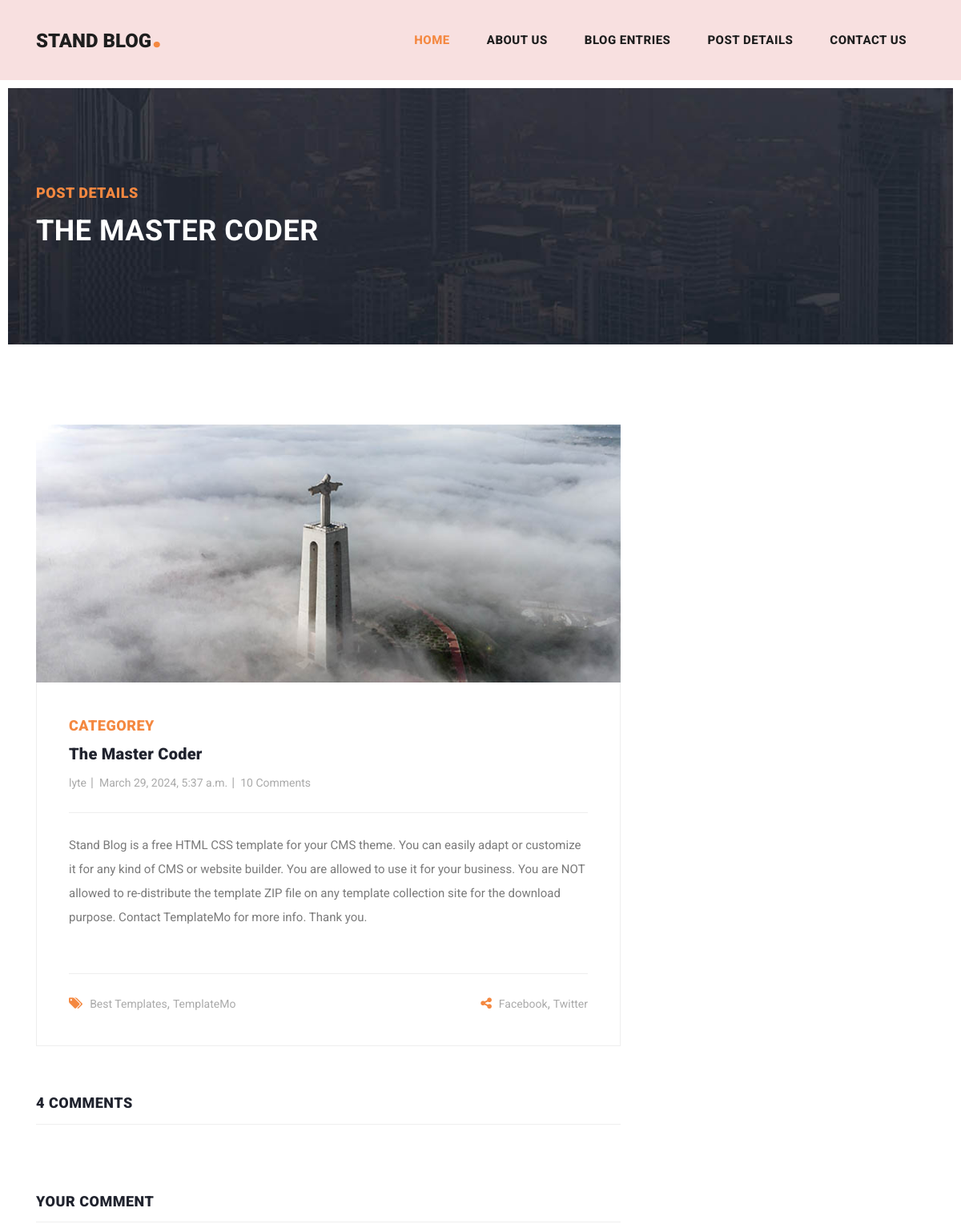
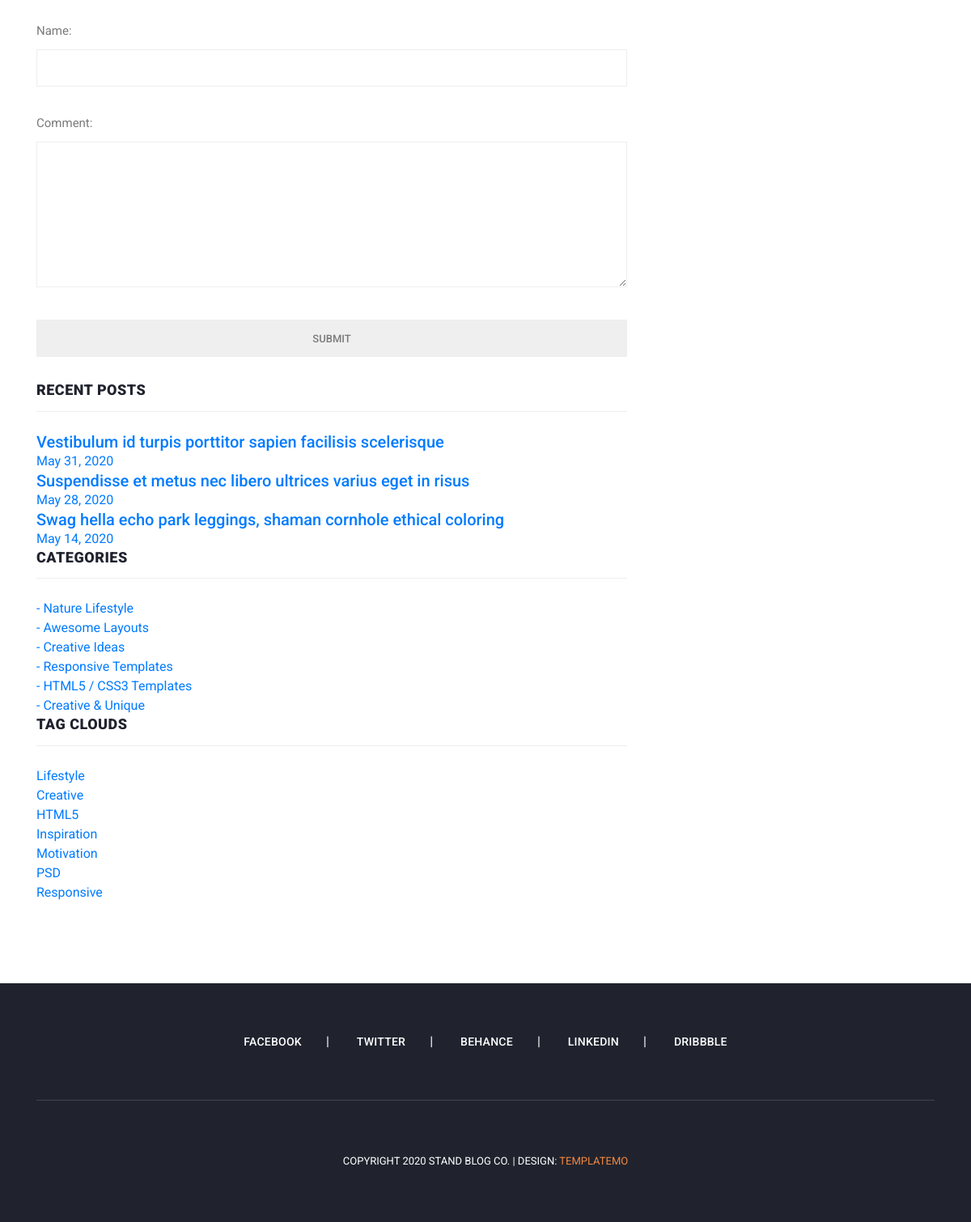
Page /blog/2/2024/3/29/the-master-coder/ on the committed database (2 pictures, top to bottom).
### blog/models.py (models this page shows, shortened)
class Post(models.Model):
    title = models.CharField(max_length=200)
    slug = models.SlugField(max_length=255,default="", unique_for_date='created')
    content = models.TextField()
    author = models.ForeignKey(User, on_delete=models.CASCADE,
                               related_name='posts')
    updated = models.DateField(auto_now=True)
    created = models.DateTimeField(default=timezone.now)
    class Meta:
      ordering = ['-created']
      indexes =[
         models.Index(fields=['created'])
      ]

### blog/views.py (the view)
# urls.py: path('<int:id>/<int:year>/<int:month>/<int:day>/<slug:posts>/', post_details, name='post_details'),
def post_details(request,id,posts,year,month,day):
    posts = get_object_or_404(Post, id=id,slug=posts,created__year=year,
                              created__month=month,
                              created__day=day)
    comments = posts.comments.all()
    new_comment = None
    if request.method == 'POST':
        comment_form = CommentForm(data=request.POST)
        if comment_form.is_valid():
            new_comment = comment_form.save(commit=False)
            new_comment.post = posts
            new_comment.save()
    comment_form = CommentForm()
    return render(request, 'post/post_details.html', {'posts':posts,
                                                      'comments':comments,
                                                      'new_comment':new_comment,
                                                      'comment_form':comment_form})

### blog/forms.py
class CommentForm(ModelForm):
    class Meta:
        model = Comment
        fields = ['name', 'comment']

### blog/templates/post/post_details.html (shortened to what this page needs)
{% extends 'blog/index.html' %}
{% load static %}
{% block content %}
    <div class="heading-page header-text">
        <section class="page-heading">
          <div class="container">
            <div class="row">
              <div class="col-lg-12">
                <div class="text-content">
                  <h4>Post Details</h4>
                  <h2>{{ posts.title }}</h2>
                </div>
              </div>
            </div>
          </div>
        </section>
      </div>
      <section class="blog-posts grid-system">
        <div class="container">
          <div class="row">
            <div class="col-lg-8">
              <div class="all-blog-posts">
                <div class="row">
                  <div class="col-lg-12">
                    <div class="blog-post">
                      <div class="blog-thumb">
                        <img src="assets/images/blog-post-02.jpg" alt="">
                      </div>
                      <div class="down-content">
                        <span>Categorey</span>
                        <a href="#"><h4>{{ posts.title }}</h4></a>
                        <ul class="post-info">
                          <li><a href="#">{{ posts.author }}</a></li>
                          <li><a href="#">{{ posts.created }}</a></li>
                          <li><a href="#">10 Comments</a></li>
                        </ul>
                        <p>
                            {{ posts.content }}
                        <br><br></p>
                        <div class="post-options">
                          <div class="row">
                            <div class="col-6">
                              <ul class="post-tags">
                                <li><i class="fa fa-tags"></i></li>
                                <li><a href="#">Best Templates</a>,</li>
                                <li><a href="#">TemplateMo</a></li>
                              </ul>
                            </div>
                            <div class="col-6">
                              <ul class="post-share">
                                <li><i class="fa fa-share-alt"></i></li>
                                <li><a href="#">Facebook</a>,</li>
                                <li><a href="#"> Twitter</a></li>
                              </ul>
                            </div>
                          </div>
                        </div>
                      </div>
                    </div>
                  </div>
                  <div class="col-lg-12">
                    <div class="sidebar-item comments">
                      <div class="sidebar-heading">
                        <h2>4 comments</h2>
                      </div>
                    </div>
                  </div>
                  <div class="col-lg-12">
                    <div class="sidebar-item submit-comment">
                      <div class="sidebar-heading">
                        <h2>Your comment</h2>
                      </div>
                      <form action="" method="post">
                        {{ comment_form.as_p }}
                        <input type="submit" value="Submit">
                    </div>
                  </div>
                  <div class="col-lg-12">
                    <div class="sidebar-item recent-posts">
                      <div class="sidebar-heading">
                        <h2>Recent Posts</h2>
                      </div>
                      <div class="content">
                        <ul>
                          <li><a href="post-details.html">
                            <h5>Vestibulum id turpis porttitor sapien facilisis scelerisque</h5>
                            <span>May 31, 2020</span>
                          </a></li>
                          <li><a href="post-details.html">
                            <h5>Suspendisse et metus nec libero ultrices varius eget in risus</h5>
                            <span>May 28, 2020</span>
                          </a></li>
                          <li><a href="post-details.html">
                            <h5>Swag hella echo park leggings, shaman cornhole ethical coloring</h5>
                            <span>May 14, 2020</span>
                          </a></li>
                        </ul>
                      </div>
                    </div>
                  </div>
                  <div class="col-lg-12">
                    <div class="sidebar-item categories">
                      <div class="sidebar-heading">
                        <h2>Categories</h2>
                      </div>
                      <div class="content">
                        <ul>
                          <li><a href="#">- Nature Lifestyle</a></li>
                          <li><a href="#">- Awesome Layouts</a></li>
                          <li><a href="#">- Creative Ideas</a></li>
                          <li><a href="#">- Responsive Templates</a></li>
                          <li><a href="#">- HTML5 / CSS3 Templates</a></li>
                          <li><a href="#">- Creative &amp; Unique</a></li>
                        </ul>
                      </div>
                    </div>
                  </div>
                  <div class="col-lg-12">
                    <div class="sidebar-item tags">
                      <div class="sidebar-heading">
                        <h2>Tag Clouds</h2>
                      </div>
                      <div class="content">
                        <ul>
                          <li><a href="#">Lifestyle</a></li>
                          <li><a href="#">Creative</a></li>
                          <li><a href="#">HTML5</a></li>
                          <li><a href="#">Inspiration</a></li>
                          <li><a href="#">Motivation</a></li>
                          <li><a href="#">PSD</a></li>
                          <li><a href="#">Responsive</a></li>
                        </ul>
                      </div>
                    </div>
                  </div>
                </div>
              </div>
            </div>
          </div>
        </div>
      </section>
{%  endblock  %}

### blog/static/css/main.css (style rules this page uses)
body { font-family: 'Roboto', sans-serif; overflow-x: hidden; text-rendering: optimizeLegibility; -webkit-font-smoothing: antialiased; -moz-osx-font-smoothing: grayscale; }
p { margin-bottom: 0px; font-size: 15px; font-weight: 400; color: #7a7a7a; line-height: 30px; }
a { text-decoration: none!important; }
ul { padding: 0; margin: 0; list-style: none; }
h1,h2,h3,h4,h5,h6 { margin: 0px; }
.heading-page { padding-top: 110px; }
.page-heading { margin: 0px 10px; padding: 120px 0px; text-align: left; background-position: center center; background-repeat: no-repeat; background-size: cover; background-image: url(../images/heading-bg.jpg); }
.page-heading .text-content h4 { color: #f48840; font-size: 18px; text-transform: uppercase; font-weight: 900; letter-spacing: 0.5px; margin-bottom: 15px; }
.page-heading .text-content h2 { color: #fff; font-size: 36px; font-weight: 700; text-transform: uppercase; letter-spacing: 0.5px; }
.blog-posts { margin-top: 100px; }
.blog-posts .blog-post { margin-bottom: 30px; }
.blog-posts .blog-thumb img { width: 100%; overflow: hidden; }
.blog-posts .down-content { padding: 40px; border-right: 1px solid #eee; border-left: 1px solid #eee; border-bottom: 1px solid #eee; }
.blog-posts .down-content span { font-size: 18px; text-transform: uppercase; letter-spacing: 0.5px; font-weight: 900; color: #f48840; }
.blog-posts .down-content h4 { font-size: 24px; text-transform: capitalize; letter-spacing: 0.5px; font-weight: 900; color: #20232e; margin: 10px 0px 12px 0px; }
.blog-posts .down-content ul.post-info li { display: inline-block; margin-right: 8px; }
.blog-posts .down-content ul.post-info li:after { content: '|'; color: #aaa; margin-left: 8px; }
.blog-posts .down-content h4 { font-size: 20px; letter-spacing: 0.25px; }
.grid-system .down-content ul.post-info li { margin-right: 3px; }
.grid-system .down-content ul.post-info li:after { margin-left: 5px; }
.blog-posts .down-content ul.post-info li:last-child::after { display: none; }
.blog-posts .down-content ul.post-info li a { font-size: 14px; color: #aaa; font-weight: 400; transition: all .3s; }
.blog-posts .down-content p { padding: 25px 0px; margin: 25px 0px; border-top: 1px solid #eee; border-bottom: 1px solid #eee; }
.blog-posts .down-content ul.post-share { text-align: right; }
.blog-posts .down-content ul.post-tags li, .blog-posts .down-content ul.post-share li { display: inline-block; }
.blog-posts .down-content ul.post-tags li:first-child i, .blog-posts .down-content ul.post-share li:first-child i { color: #f48840; margin-right: 5px; }
.blog-posts .down-content ul.post-tags li, .blog-posts .down-content ul.post-share li { color: #aaa; }
.blog-posts .down-content ul.post-tags li a, .blog-posts .down-content ul.post-share li a { font-size: 14px; color: #aaa; font-weight: 400; transition: all .3s; }
.blog-posts .sidebar-heading h2 { font-size: 18px; text-transform: uppercase; font-weight: 900; letter-spacing: 0.5px; color: #20232e; border-bottom: 1px solid #eee; padding-bottom: 15px; margin-bottom: 25px; }
.blog-posts .comments { margin-top: 30px; }
.blog-posts .submit-comment { margin-top: 60px; }
.blog-posts .submit-comment input { width: 100%; height: 46px; border: 1px solid #eee; font-size: 13px; text-transform: uppercase; font-weight: 500; color: #7a7a7a; outline: none; padding: 0px 15px; margin-bottom: 30px; }
.blog-posts .submit-comment textarea { width: 100%; height: 46px; border: 1px solid #eee; font-size: 13px; text-transform: uppercase; font-weight: 500; color: #7a7a7a; outline: none; padding: 10px 15px; margin-bottom: 30px; height: 180px; max-height: 220px; max-width: 100%; min-width: 160px; }
.blog-posts .submit-comment input::placeholder, .blog-posts .submit-comment textarea::placeholder { color: #aaa; }

### rows in the picture
Post: title "THE MASTER CODER", title "The Master Coder", author "lyte", created "March 29, 2024, 5:37 a.m.", content "Stand Blog is a free HTML CSS template for your CMS theme. You can easily adapt or customize it for any kind of CMS or website builder. You are allowed to use it for your business. You are NOT allowed to re-distribute the template ZIP file on any template collection site for the download purpose. Contact TemplateMo for more info. Thank you."
